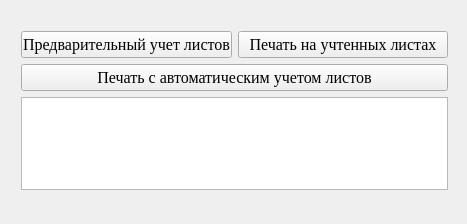
<?xml version="1.0" encoding="UTF-8"?>
<ui version="4.0">
 <class>MainWindow</class>
 <widget class="QMainWindow" name="MainWindow">
  <property name="geometry">
   <rect>
    <x>0</x>
    <y>0</y>
    <width>467</width>
    <height>224</height>
   </rect>
  </property>
  <property name="windowTitle">
   <string>Защищенная печать</string>
  </property>
  <widget class="QWidget" name="centralWidget">
   <widget class="QWidget" name="gridLayoutWidget">
    <property name="geometry">
     <rect>
      <x>10</x>
      <y>20</y>
      <width>449</width>
      <height>181</height>
     </rect>
    </property>
    <layout class="QGridLayout" name="gridLayout">
     <item row="0" column="0">
      <widget class="QPushButton" name="pushButton">
       <property name="font">
        <font>
         <family>Times New Roman</family>
         <pointsize>12</pointsize>
         <stylestrategy>PreferAntialias</stylestrategy>
        </font>
       </property>
       <property name="text">
        <string>  Предварительный учет листов  </string>
       </property>
      </widget>
     </item>
     <item row="0" column="1">
      <widget class="QPushButton" name="pushButton_2">
       <property name="font">
        <font>
         <family>Times New Roman</family>
         <pointsize>12</pointsize>
         <stylestrategy>PreferAntialias</stylestrategy>
        </font>
       </property>
       <property name="text">
        <string>  Печать на учтенных листах  </string>
       </property>
      </widget>
     </item>
     <item row="1" column="0" colspan="2">
      <widget class="QPushButton" name="pushButton_3">
       <property name="font">
        <font>
         <family>Times New Roman</family>
         <pointsize>12</pointsize>
         <stylestrategy>PreferAntialias</stylestrategy>
        </font>
       </property>
       <property name="text">
        <string>Печать с автоматическим учетом листов</string>
       </property>
      </widget>
     </item>
     <item row="2" column="0" colspan="2">
      <widget class="QTextEdit" name="textEdit"/>
     </item>
    </layout>
   </widget>
  </widget>
  <widget class="QStatusBar" name="statusBar">
   <property name="sizeGripEnabled">
    <bool>false</bool>
   </property>
  </widget>
 </widget>
 <layoutdefault spacing="6" margin="11"/>
 <resources/>
 <connections/>
</ui>
